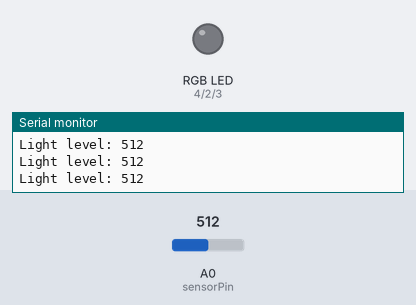
The sketch below on a simulated Arduino Uno, built with avr-gcc and run on an emulated ATmega328P. On the bench: an RGB LED mixed from three pins (HIGH = lit), the last lines printed to the serial monitor. The test bench sets the inputs (shaded band); at power-on: A0 (sensorPin) = 512.

Above: at 1.2 s.
1.3 s: A0 (sensorPin) set to 490
At 2.6 s:
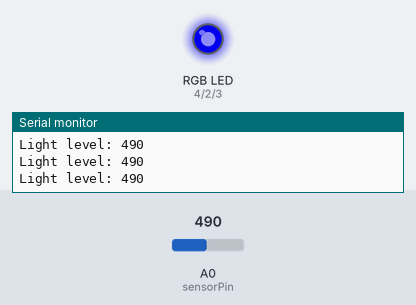
2.9 s: A0 (sensorPin) set to 440
4.4 s: A0 (sensorPin) set to 412
At 5.3 s:
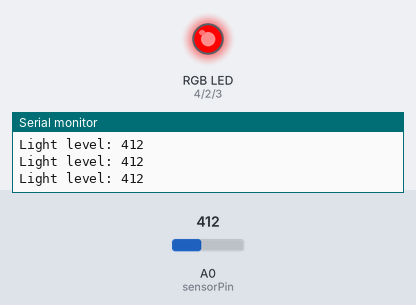
5.9 s: A0 (sensorPin) set to 785
At 6.6 s:
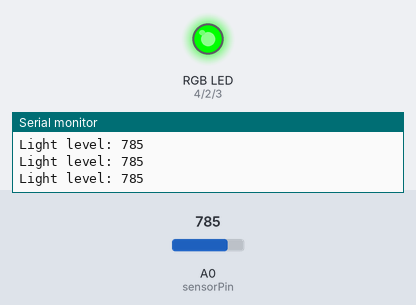
7.5 s: A0 (sensorPin) set to 761
At 8.0 s:
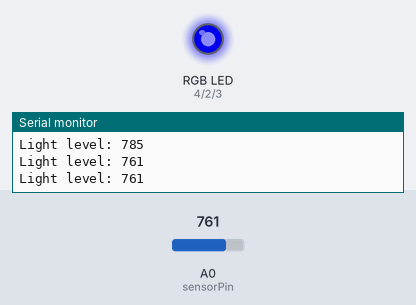
9.1 s: A0 (sensorPin) set to 900
At 10.5 s:
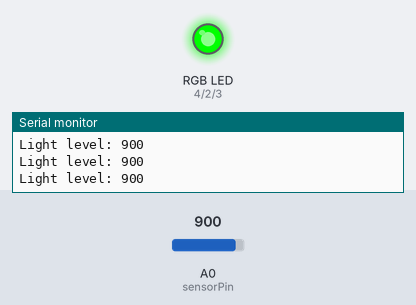
Timing chart, 0 to 11.7 s (numbered marks = the images above; inputs shaded):
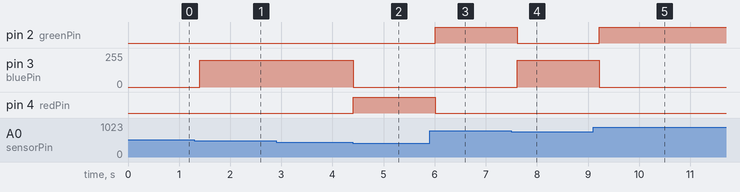

The sketch:

BME_261_Workshop_4.ino
```cpp
const int redPin = 4;
const int bluePin = 3;
const int greenPin = 2;
const int sensorPin = A0;

void setup() {
  pinMode(redPin, OUTPUT);
  pinMode(bluePin, OUTPUT);
  pinMode(greenPin, OUTPUT);

  Serial.begin(9600);  // For debugging
}

void loop() {
  int sensorValue = analogRead(sensorPin);
  Serial.print("Light level: ");
  Serial.println(sensorValue);

  if (sensorValue < 425) {
    setColor(200, 0, 0);  // Red for dark
  } else if (sensorValue > 775) {
    setColor(0, 0, 200);  // Green for bright
  } else if (sensorValue >= 500 && sensorValue <= 600) {
    setColor(0, 0, 0);    // OFF for moderate light
  } else {
    setColor(0, 200, 0);  // Blue for ambient
  }

  delay(200);
}

void setColor(int r, int b, int g) {
  analogWrite(redPin, r);
  analogWrite(bluePin, b);
  analogWrite(greenPin, g);
}

/*
code to test LDR thresholds in 3 lighting conditions:

const int sensorPin = A0;

void setup() {
  Serial.begin(9600);
}

void loop() {
  int sensorValue = analogRead(sensorPin);
  Serial.print("LDR Value: ");
  Serial.println(sensorValue);
  delay(200);
}
*/
```

Measured:
- the behaviour switches between 500 and 499 on A0 (sensorPin) (found by bisection; images 0 and 1)
- the behaviour switches between 425 and 424 on A0 (sensorPin) (found by bisection; images 1 and 2)
- the behaviour switches between 776 and 775 on A0 (sensorPin) (found by bisection; images 3 and 4)
- after the input at 1.3 s, pin 3 (bluePin): 0/255 → 200/255 after 0.10 s
- after the input at 4.4 s, pin 3 (bluePin): 200/255 → 0/255 at once; pin 4 (redPin): LOW → HIGH at once
- after the input at 5.9 s, pin 2 (greenPin): LOW → HIGH after 0.11 s; pin 4 (redPin): HIGH → LOW after 0.11 s
- after the input at 7.5 s, pin 2 (greenPin): HIGH → LOW after 0.12 s; pin 3 (bluePin): 0/255 → 200/255 after 0.12 s
- after the input at 9.1 s, pin 2 (greenPin): LOW → HIGH after 0.12 s; pin 3 (bluePin): 200/255 → 0/255 after 0.12 s
